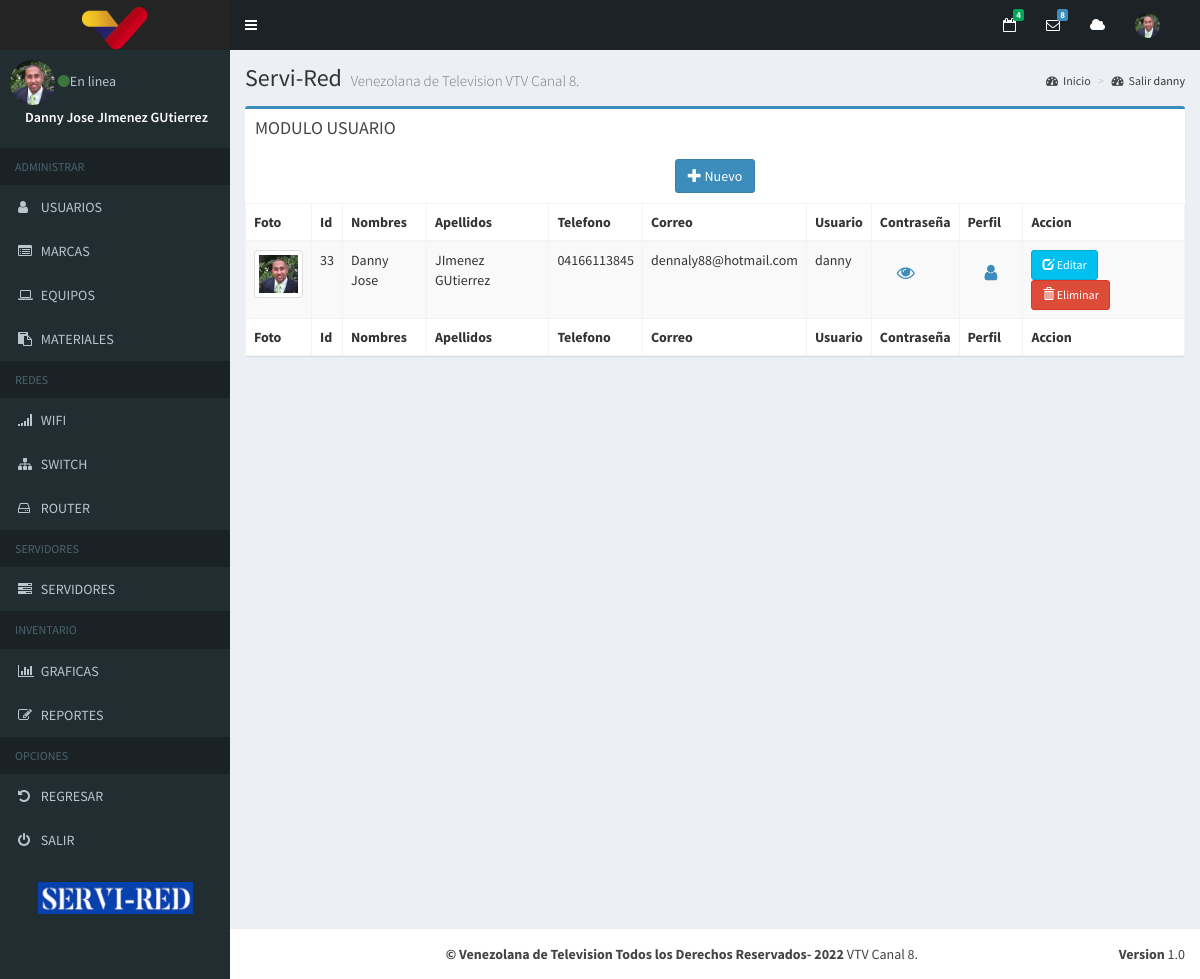
The app's page /administrador/usuario.php (signed in) with its own data.
### tables this page shows
CREATE TABLE `usuarios` (
  `id` int NOT NULL,
  `nombres` varchar(80) NOT NULL,
  `apellidos` varchar(80) NOT NULL,
  `telefono` varchar(80) NOT NULL,
  `corre` varchar(80) NOT NULL,
  `usuario` varchar(80) NOT NULL,
  `contraseña` varchar(200) NOT NULL,
  `imagen` varchar(80) NOT NULL,
  `id_rol` int NOT NULL
);

### administrador/principal-usuario.php (the view, shortened to what this page needs)
<!DOCTYPE html>
<html>
  <head>
  </head>
  <?php include "sql/conexion.php";?>
  <body class="skin-blue">
        <section class="content">
          <div class="row">
            <div class="col-xs-12">
              <div class="box box-primary">
                <div class="box-header">
                  <h3 class="box-title">MODULO USUARIO</h3>
                </div>
                <div class="box-body">
                <center><a href="#registro_usuario" data-toggle="modal" class="btn btn-primary"><span class="glyphicon glyphicon-plus"></span> Nuevo</a>
      </div>
                  <table id="example1" class="table table-bordered table-striped">
                    <thead>
                            <tr>
                                <th>Foto</th>
                                <th>Id</th>
                                <th>Nombres</th>
                                <th>Apellidos</th>
                                <th>Telefono</th>
                                <th>Correo</th>
                                <th>Usuario</th>
                                <th>Contraseña</th>
                                <th>Perfil</th>
                                <th>Accion</th>
                            </tr>
                    </thead>
                    <tbody>
                    <?php
                     $sql="SELECT * from usuarios";
                     $result=mysqli_query($conexion,$sql);
                     while($row=mysqli_fetch_array($result)){
                     $imagen = '<img src="'.$row["imagen"].'" class="img-thumbnail" width="50" height="35" />';
								   echo
								"<tr>
                  <td><a href='#foto_".$row['id']."'  data-toggle='modal'><span >$imagen</a></td>
									<td>".$row['id']."</td>
									<td>".$row['nombres']."</td>
									<td>".$row['apellidos']."</td>
                  <td>".$row['telefono']."</td>
                  <td>".$row['corre']."</td>
                  <td>".$row['usuario']."</td>
                  <td> <a href='#contraseña_".$row['id']."' class='btn btn-dark btn-lg' data-toggle='modal'><span class='fa fa-eye'></span> </a></td>
                  <td> <a href='#perfil_".$row['id']."' class='btn btn-dark btn-lg' data-toggle='modal'><span class='fa fa-user'></span> </a></td>
									<td>
										<a href='#edit_".$row['id']."' class='btn btn-info btn-sm' data-toggle='modal'><span class='glyphicon glyphicon-edit'></span> Editar</a>
										<a href='#delete_".$row['id']."' class='btn btn-danger btn-sm' data-toggle='modal'><span class='glyphicon glyphicon-trash'></span> Eliminar</a>
									</td>
								</tr>";
							}
						?>
                    </tbody>
                        <tfoot>
                              <tr>
                                <th>Foto</th>
                                <th>Id</th>
                                <th>Nombres</th>
                                <th>Apellidos</th>
                                <th>Telefono</th>
                                <th>Correo</th>
                                <th>Usuario</th>
                                <th>Contraseña</th>
                                <th>Perfil</th>
                                <th>Accion</th>
                              </tr>
                        </tfoot>
                  </table>
                </div>
              </div>
            </div>
          </div>
      </div>
  </body>
</html>

### records on screen
usuarios: imagen (picture), id "33", nombres "Danny Jose", apellidos "JImenez GUtierrez", telefono "04166113845", corre "dennaly88@hotmail.com", usuario "danny"

### other values on screen
$_SESSION['nombres'] "Danny Jose"
$_SESSION['apellidos'] "JImenez GUtierrez"
$_SESSION['usuario'] "danny"
